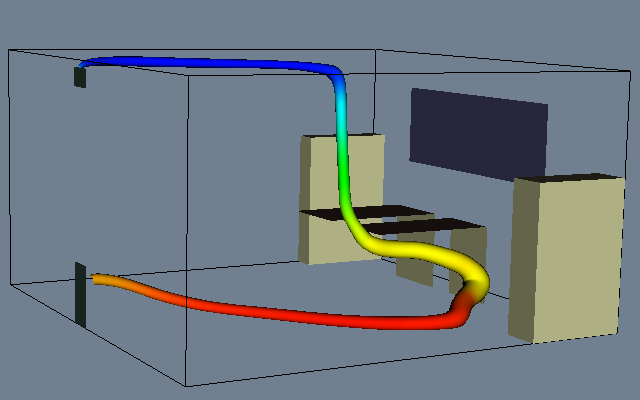

Reproduce this figure in Python.
#!/usr/bin/env python

# Visualize office airflow with a single streamtube whose radius varies by velocity.

import os
from pathlib import Path

# Factory overrides: importing these modules registers the OpenGL rendering
# and interaction style implementations for vtkRenderingCore factory classes.
import vtkmodules.vtkInteractionStyle  # noqa: F401
import vtkmodules.vtkRenderingOpenGL2  # noqa: F401

# VTK pipeline classes used in this example
from vtkmodules.vtkCommonDataModel import vtkDataObject
from vtkmodules.vtkCommonMath import vtkRungeKutta4
from vtkmodules.vtkFiltersCore import (
    vtkStructuredGridOutlineFilter,
    vtkTubeFilter,
)
from vtkmodules.vtkFiltersFlowPaths import vtkStreamTracer
from vtkmodules.vtkFiltersGeometry import vtkStructuredGridGeometryFilter
from vtkmodules.vtkIOLegacy import vtkDataSetReader
from vtkmodules.vtkRenderingCore import (
    vtkActor,
    vtkCamera,
    vtkPolyDataMapper,
    vtkRenderWindow,
    vtkRenderWindowInteractor,
    vtkRenderer,
)

# Colors (normalized RGB)
slate_gray = (0.439, 0.502, 0.565)
table_top = (0.59, 0.427, 0.392)
filing_cabinet = (0.8, 0.8, 0.6)
book_shelf = (0.8, 0.8, 0.6)
window_color = (0.3, 0.3, 0.5)
lamp_black = (0.180, 0.282, 0.231)
black = (0.0, 0.0, 0.0)

# Data directory
data_dir = Path(os.environ.get("VPE_DATA_DIR", Path(__file__).parent))

# Reader: load office CFD structured grid
reader = vtkDataSetReader()
reader.SetFileName(str(data_dir / "office.binary.vtk"))
reader.Update()

sg = reader.GetStructuredGridOutput()

# Filter: single streamline integrated in both directions using RK4
integ = vtkRungeKutta4()

streamer = vtkStreamTracer()
streamer.SetInputConnection(reader.GetOutputPort())
streamer.SetStartPosition(0.1, 2.1, 0.5)
streamer.SetMaximumPropagation(500)
streamer.SetInitialIntegrationStep(0.05)
streamer.SetIntegrationDirectionToBoth()
streamer.SetIntegrator(integ)

# Filter: tube whose radius varies by vector magnitude (mass flux proxy)
stream_tube = vtkTubeFilter()
stream_tube.SetInputConnection(streamer.GetOutputPort())
stream_tube.SetInputArrayToProcess(1, 0, 0, vtkDataObject.FIELD_ASSOCIATION_POINTS, "vectors")
stream_tube.SetRadius(0.02)
stream_tube.SetNumberOfSides(12)
stream_tube.SetVaryRadiusToVaryRadiusByVector()

tube_mapper = vtkPolyDataMapper()
tube_mapper.SetInputConnection(stream_tube.GetOutputPort())
tube_mapper.SetScalarRange(reader.GetOutput().GetPointData().GetScalars().GetRange())

tube_actor = vtkActor()
tube_actor.SetMapper(tube_mapper)
tube_actor.GetProperty().BackfaceCullingOn()

# Furniture geometry: 19 surface pieces

furn_geom_0 = vtkStructuredGridGeometryFilter()
furn_geom_0.SetInputData(sg)
furn_geom_0.SetExtent(11, 15, 7, 9, 8, 8)

furn_mapper_0 = vtkPolyDataMapper()
furn_mapper_0.SetInputConnection(furn_geom_0.GetOutputPort())
furn_mapper_0.ScalarVisibilityOff()

furn_actor_0 = vtkActor()
furn_actor_0.SetMapper(furn_mapper_0)
furn_actor_0.GetProperty().SetColor(table_top)

furn_geom_1 = vtkStructuredGridGeometryFilter()
furn_geom_1.SetInputData(sg)
furn_geom_1.SetExtent(11, 15, 10, 12, 8, 8)

furn_mapper_1 = vtkPolyDataMapper()
furn_mapper_1.SetInputConnection(furn_geom_1.GetOutputPort())
furn_mapper_1.ScalarVisibilityOff()

furn_actor_1 = vtkActor()
furn_actor_1.SetMapper(furn_mapper_1)
furn_actor_1.GetProperty().SetColor(table_top)

furn_geom_2 = vtkStructuredGridGeometryFilter()
furn_geom_2.SetInputData(sg)
furn_geom_2.SetExtent(15, 15, 7, 9, 0, 8)

furn_mapper_2 = vtkPolyDataMapper()
furn_mapper_2.SetInputConnection(furn_geom_2.GetOutputPort())
furn_mapper_2.ScalarVisibilityOff()

furn_actor_2 = vtkActor()
furn_actor_2.SetMapper(furn_mapper_2)
furn_actor_2.GetProperty().SetColor(filing_cabinet)

furn_geom_3 = vtkStructuredGridGeometryFilter()
furn_geom_3.SetInputData(sg)
furn_geom_3.SetExtent(15, 15, 10, 12, 0, 8)

furn_mapper_3 = vtkPolyDataMapper()
furn_mapper_3.SetInputConnection(furn_geom_3.GetOutputPort())
furn_mapper_3.ScalarVisibilityOff()

furn_actor_3 = vtkActor()
furn_actor_3.SetMapper(furn_mapper_3)
furn_actor_3.GetProperty().SetColor(filing_cabinet)

furn_geom_4 = vtkStructuredGridGeometryFilter()
furn_geom_4.SetInputData(sg)
furn_geom_4.SetExtent(13, 13, 0, 4, 0, 11)

furn_mapper_4 = vtkPolyDataMapper()
furn_mapper_4.SetInputConnection(furn_geom_4.GetOutputPort())
furn_mapper_4.ScalarVisibilityOff()

furn_actor_4 = vtkActor()
furn_actor_4.SetMapper(furn_mapper_4)
furn_actor_4.GetProperty().SetColor(book_shelf)

furn_geom_5 = vtkStructuredGridGeometryFilter()
furn_geom_5.SetInputData(sg)
furn_geom_5.SetExtent(20, 20, 0, 4, 0, 11)

furn_mapper_5 = vtkPolyDataMapper()
furn_mapper_5.SetInputConnection(furn_geom_5.GetOutputPort())
furn_mapper_5.ScalarVisibilityOff()

furn_actor_5 = vtkActor()
furn_actor_5.SetMapper(furn_mapper_5)
furn_actor_5.GetProperty().SetColor(book_shelf)

furn_geom_6 = vtkStructuredGridGeometryFilter()
furn_geom_6.SetInputData(sg)
furn_geom_6.SetExtent(13, 20, 0, 0, 0, 11)

furn_mapper_6 = vtkPolyDataMapper()
furn_mapper_6.SetInputConnection(furn_geom_6.GetOutputPort())
furn_mapper_6.ScalarVisibilityOff()

furn_actor_6 = vtkActor()
furn_actor_6.SetMapper(furn_mapper_6)
furn_actor_6.GetProperty().SetColor(book_shelf)

furn_geom_7 = vtkStructuredGridGeometryFilter()
furn_geom_7.SetInputData(sg)
furn_geom_7.SetExtent(13, 20, 4, 4, 0, 11)

furn_mapper_7 = vtkPolyDataMapper()
furn_mapper_7.SetInputConnection(furn_geom_7.GetOutputPort())
furn_mapper_7.ScalarVisibilityOff()

furn_actor_7 = vtkActor()
furn_actor_7.SetMapper(furn_mapper_7)
furn_actor_7.GetProperty().SetColor(book_shelf)

furn_geom_8 = vtkStructuredGridGeometryFilter()
furn_geom_8.SetInputData(sg)
furn_geom_8.SetExtent(13, 20, 0, 4, 0, 0)

furn_mapper_8 = vtkPolyDataMapper()
furn_mapper_8.SetInputConnection(furn_geom_8.GetOutputPort())
furn_mapper_8.ScalarVisibilityOff()

furn_actor_8 = vtkActor()
furn_actor_8.SetMapper(furn_mapper_8)
furn_actor_8.GetProperty().SetColor(book_shelf)

furn_geom_9 = vtkStructuredGridGeometryFilter()
furn_geom_9.SetInputData(sg)
furn_geom_9.SetExtent(13, 20, 0, 4, 11, 11)

furn_mapper_9 = vtkPolyDataMapper()
furn_mapper_9.SetInputConnection(furn_geom_9.GetOutputPort())
furn_mapper_9.ScalarVisibilityOff()

furn_actor_9 = vtkActor()
furn_actor_9.SetMapper(furn_mapper_9)
furn_actor_9.GetProperty().SetColor(book_shelf)

furn_geom_10 = vtkStructuredGridGeometryFilter()
furn_geom_10.SetInputData(sg)
furn_geom_10.SetExtent(13, 13, 15, 19, 0, 11)

furn_mapper_10 = vtkPolyDataMapper()
furn_mapper_10.SetInputConnection(furn_geom_10.GetOutputPort())
furn_mapper_10.ScalarVisibilityOff()

furn_actor_10 = vtkActor()
furn_actor_10.SetMapper(furn_mapper_10)
furn_actor_10.GetProperty().SetColor(book_shelf)

furn_geom_11 = vtkStructuredGridGeometryFilter()
furn_geom_11.SetInputData(sg)
furn_geom_11.SetExtent(20, 20, 15, 19, 0, 11)

furn_mapper_11 = vtkPolyDataMapper()
furn_mapper_11.SetInputConnection(furn_geom_11.GetOutputPort())
furn_mapper_11.ScalarVisibilityOff()

furn_actor_11 = vtkActor()
furn_actor_11.SetMapper(furn_mapper_11)
furn_actor_11.GetProperty().SetColor(book_shelf)

furn_geom_12 = vtkStructuredGridGeometryFilter()
furn_geom_12.SetInputData(sg)
furn_geom_12.SetExtent(13, 20, 15, 15, 0, 11)

furn_mapper_12 = vtkPolyDataMapper()
furn_mapper_12.SetInputConnection(furn_geom_12.GetOutputPort())
furn_mapper_12.ScalarVisibilityOff()

furn_actor_12 = vtkActor()
furn_actor_12.SetMapper(furn_mapper_12)
furn_actor_12.GetProperty().SetColor(book_shelf)

furn_geom_13 = vtkStructuredGridGeometryFilter()
furn_geom_13.SetInputData(sg)
furn_geom_13.SetExtent(13, 20, 19, 19, 0, 11)

furn_mapper_13 = vtkPolyDataMapper()
furn_mapper_13.SetInputConnection(furn_geom_13.GetOutputPort())
furn_mapper_13.ScalarVisibilityOff()

furn_actor_13 = vtkActor()
furn_actor_13.SetMapper(furn_mapper_13)
furn_actor_13.GetProperty().SetColor(book_shelf)

furn_geom_14 = vtkStructuredGridGeometryFilter()
furn_geom_14.SetInputData(sg)
furn_geom_14.SetExtent(13, 20, 15, 19, 0, 0)

furn_mapper_14 = vtkPolyDataMapper()
furn_mapper_14.SetInputConnection(furn_geom_14.GetOutputPort())
furn_mapper_14.ScalarVisibilityOff()

furn_actor_14 = vtkActor()
furn_actor_14.SetMapper(furn_mapper_14)
furn_actor_14.GetProperty().SetColor(book_shelf)

furn_geom_15 = vtkStructuredGridGeometryFilter()
furn_geom_15.SetInputData(sg)
furn_geom_15.SetExtent(13, 20, 15, 19, 11, 11)

furn_mapper_15 = vtkPolyDataMapper()
furn_mapper_15.SetInputConnection(furn_geom_15.GetOutputPort())
furn_mapper_15.ScalarVisibilityOff()

furn_actor_15 = vtkActor()
furn_actor_15.SetMapper(furn_mapper_15)
furn_actor_15.GetProperty().SetColor(book_shelf)

furn_geom_16 = vtkStructuredGridGeometryFilter()
furn_geom_16.SetInputData(sg)
furn_geom_16.SetExtent(20, 20, 6, 13, 10, 13)

furn_mapper_16 = vtkPolyDataMapper()
furn_mapper_16.SetInputConnection(furn_geom_16.GetOutputPort())
furn_mapper_16.ScalarVisibilityOff()

furn_actor_16 = vtkActor()
furn_actor_16.SetMapper(furn_mapper_16)
furn_actor_16.GetProperty().SetColor(window_color)

furn_geom_17 = vtkStructuredGridGeometryFilter()
furn_geom_17.SetInputData(sg)
furn_geom_17.SetExtent(0, 0, 9, 10, 14, 16)

furn_mapper_17 = vtkPolyDataMapper()
furn_mapper_17.SetInputConnection(furn_geom_17.GetOutputPort())
furn_mapper_17.ScalarVisibilityOff()

furn_actor_17 = vtkActor()
furn_actor_17.SetMapper(furn_mapper_17)
furn_actor_17.GetProperty().SetColor(lamp_black)

furn_geom_18 = vtkStructuredGridGeometryFilter()
furn_geom_18.SetInputData(sg)
furn_geom_18.SetExtent(0, 0, 9, 10, 0, 6)

furn_mapper_18 = vtkPolyDataMapper()
furn_mapper_18.SetInputConnection(furn_geom_18.GetOutputPort())
furn_mapper_18.ScalarVisibilityOff()

furn_actor_18 = vtkActor()
furn_actor_18.SetMapper(furn_mapper_18)
furn_actor_18.GetProperty().SetColor(lamp_black)

# Filter: outline around the data
outline = vtkStructuredGridOutlineFilter()
outline.SetInputData(sg)

outline_mapper = vtkPolyDataMapper()
outline_mapper.SetInputConnection(outline.GetOutputPort())

outline_actor = vtkActor()
outline_actor.SetMapper(outline_mapper)
outline_actor.GetProperty().SetColor(black)

# Renderer: assemble the scene
renderer = vtkRenderer()
renderer.AddActor(furn_actor_0)
renderer.AddActor(furn_actor_1)
renderer.AddActor(furn_actor_2)
renderer.AddActor(furn_actor_3)
renderer.AddActor(furn_actor_4)
renderer.AddActor(furn_actor_5)
renderer.AddActor(furn_actor_6)
renderer.AddActor(furn_actor_7)
renderer.AddActor(furn_actor_8)
renderer.AddActor(furn_actor_9)
renderer.AddActor(furn_actor_10)
renderer.AddActor(furn_actor_11)
renderer.AddActor(furn_actor_12)
renderer.AddActor(furn_actor_13)
renderer.AddActor(furn_actor_14)
renderer.AddActor(furn_actor_15)
renderer.AddActor(furn_actor_16)
renderer.AddActor(furn_actor_17)
renderer.AddActor(furn_actor_18)
renderer.AddActor(outline_actor)
renderer.AddActor(tube_actor)
renderer.SetBackground(slate_gray)

# Window: display the rendered scene
render_window = vtkRenderWindow()
render_window.AddRenderer(renderer)
render_window.SetWindowName("office tube")
render_window.SetMultiSamples(0)
render_window.SetSize(640, 400)

# Scene: configure camera
camera = vtkCamera()
camera.SetClippingRange(0.726079, 36.3039)
camera.SetFocalPoint(2.43584, 2.15046, 1.11104)
camera.SetPosition(-4.76183, -10.4426, 3.17203)
camera.ComputeViewPlaneNormal()
camera.SetViewUp(0.0511273, 0.132773, 0.989827)
camera.SetViewAngle(18.604)
camera.Zoom(1.2)
renderer.SetActiveCamera(camera)

# Interactor: handle mouse and keyboard events
render_window_interactor = vtkRenderWindowInteractor()
render_window_interactor.SetRenderWindow(render_window)

# Launch the interactive visualization
render_window_interactor.Initialize()
render_window_interactor.Start()
